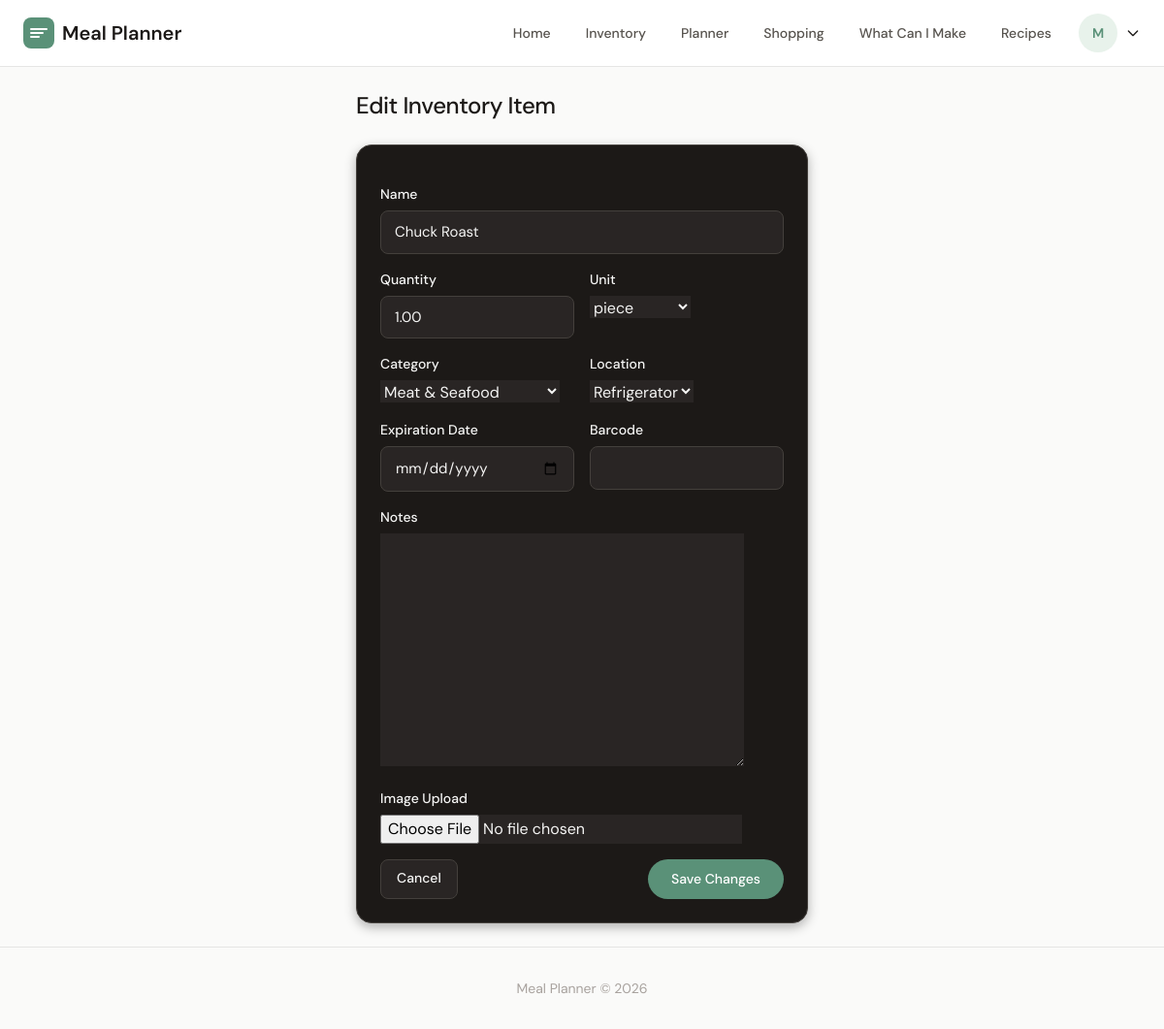
Page /inventory/1/edit/ (signed in) on the committed database.
### accounts/models.py (models this page shows, shortened)
class CustomUser(AbstractUser):
    household = models.ForeignKey(
        "household.Household",
        on_delete=models.SET_NULL,
        null=True,
        blank=True,
    )
    class Meta:
        ordering = ["email"]

### inventory/models.py (models this page shows, shortened)
class InventoryItem(models.Model):
    CATEGORY_CHOICES = [
        ("produce", "Produce"),
        ("dairy", "Dairy"),
        ("meat", "Meat & Seafood"),
        ("frozen", "Frozen"),
        ("pantry", "Pantry"),
        ("beverages", "Beverages"),
        ("condiments", "Condiments & Sauces"),
        ("snacks", "Snacks"),
        ("bakery", "Bakery"),
        ("other", "Other"),
    ]
    LOCATION_CHOICES = [
        ("pantry", "Pantry"),
        ("refrigerator", "Refrigerator"),
        ("freezer", "Freezer"),
        ("counter", "Counter"),
        ("cabinet", "Cabinet"),
    ]
    UNIT_CHOICES = [
        ("oz", "ounce"),
        ("lb", "pound"),
        ("cup", "cup"),
        ("tbsp", "tablespoon"),
        ("tsp", "teaspoon"),
        ("g", "gram"),
        ("kg", "kilogram"),
        ("ml", "milliliter"),
        ("l", "liter"),
        ("piece", "piece"),
        ("dozen", "dozen"),
        ("pack", "pack"),
        ("box", "box"),
        ("can", "can"),
        ("bottle", "bottle"),
        ("bag", "bag"),
    ]
    household = models.ForeignKey(
        Household, on_delete=models.CASCADE, related_name="inventory_items"
    )
    name = models.CharField(max_length=200, db_index=True)
    quantity = models.DecimalField(max_digits=8, decimal_places=2, default=1)
    unit = models.CharField(max_length=20, choices=UNIT_CHOICES, default="piece")
    category = models.CharField(
        max_length=20, choices=CATEGORY_CHOICES, default="other"
    )
    location = models.CharField(
        max_length=20, choices=LOCATION_CHOICES, default="pantry"
    )
    expiration_date = models.DateField(null=True, blank=True)
    notes = models.TextField(blank=True)
    image = models.ImageField(upload_to="inventory/%Y/%m/%d/", blank=True, null=True)
    barcode = models.CharField(max_length=50, blank=True, db_index=True)
    created_at = models.DateTimeField(auto_now_add=True)
    updated_at = models.DateTimeField(auto_now=True)
    class Meta:
        ordering = ["name"]
        indexes = [
            models.Index(fields=["household", "name"]),
            models.Index(fields=["household", "expiration_date"]),
        ]

### inventory/views.py (the view)
class InventoryUpdateView(LoginRequiredMixin, UpdateView):
    model = InventoryItem
    form_class = InventoryItemForm
    template_name = "inventory/inventory_form.html"
    pk_url_kwarg = "item_id"
    success_url = reverse_lazy("inventory:inventory_list")
    def get_queryset(self):
        return InventoryItem.objects.filter(household=self.request.user.household)

### templates/inventory/inventory_form.html (shortened to what this page needs)
{% extends "base.html" %}
{% block content %}
<div class="max-w-2xl mx-auto">
    <h1 class="text-2xl font-medium mb-6">{% if object %}Edit{% else %}Add{% endif %} Inventory Item</h1>
    <form method="post" enctype="multipart/form-data" class="card-dark p-6 space-y-4">
        <div class="grid md:grid-cols-2 gap-4">
            <div class="md:col-span-2">
                <label class="label-dark" for="{{ form.name.id_for_label }}"><span>Name</span></label>
                {{ form.name }}
            </div>
            <div>
                <label class="label-dark" for="{{ form.quantity.id_for_label }}"><span>Quantity</span></label>
                {{ form.quantity }}
            </div>
            <div>
                <label class="label-dark" for="{{ form.unit.id_for_label }}"><span>Unit</span></label>
                {{ form.unit }}
            </div>
            <div>
                <label class="label-dark" for="{{ form.category.id_for_label }}"><span>Category</span></label>
                {{ form.category }}
            </div>
            <div>
                <label class="label-dark" for="{{ form.location.id_for_label }}"><span>Location</span></label>
                {{ form.location }}
            </div>
            <div>
                <label class="label-dark" for="{{ form.expiration_date.id_for_label }}"><span>Expiration Date</span></label>
                {{ form.expiration_date }}
            </div>
            <div>
                <label class="label-dark" for="{{ form.barcode.id_for_label }}"><span>Barcode</span></label>
                {{ form.barcode }}
            </div>
            <div class="md:col-span-2">
                <label class="label-dark" for="{{ form.notes.id_for_label }}"><span>Notes</span></label>
                {{ form.notes }}
            </div>
            <div class="md:col-span-2">
                <label class="label-dark" for="{{ form.image.id_for_label }}"><span>Image Upload</span></label>
                {{ form.image }}
            </div>
        </div>
        <div class="flex justify-between mt-4">
            <a href="{% url 'inventory:inventory_list' %}" class="btn-ghost">Cancel</a>
            <button type="submit" class="btn-pill">{% if object %}Save Changes{% else %}Add Item{% endif %}</button>
        </div>
    </form>
</div>
{% endblock %}

### templates/base.html (shortened to what this page needs)
<!DOCTYPE html>
<html lang="en">
<head>
    <script src="https://cdn.tailwindcss.com"></script>
    </head>
    <body class="min-h-screen flex flex-col">
        <nav class="nav" x-data="{ menuOpen: false, userMenuOpen: false }">
            <div class="max-w-7xl mx-auto flex items-center justify-between">
                <div>
                    <a href="{% url 'home' %}" class="flex items-center gap-2 text-xl font-semibold" style="color: var(--text-primary); text-decoration: none;">
                        <svg class="w-8 h-8" viewBox="0 0 32 32" fill="none">
                            <rect width="32" height="32" rx="8" fill="var(--brand-primary)"/>
                            <path d="M8 12h16M8 16h12M8 20h8" stroke="white" stroke-width="2" stroke-linecap="round"/>
                        </svg>
                        <span class="hidden sm:inline">Meal Planner</span>
                    </a>
                </div>
                <div class="hidden lg:flex items-center gap-1">
                    <a href="{% url 'home' %}" class="nav-link">Home</a>
                    {% if user.is_authenticated %}
                    <a href="{% url 'inventory:inventory_list' %}" class="nav-link">Inventory</a>
                    <a href="{% url 'meal_planner:planner' %}" class="nav-link">Planner</a>
                    <a href="{% url 'shopping:week' %}" class="nav-link">Shopping</a>
                    <a href="{% url 'shopping:discovery' %}" class="nav-link">What Can I Make</a>
                    {% endif %}
                    <a href="{% url 'recipes:recipe_list' %}" class="nav-link">Recipes</a>
                    {% if user.is_authenticated %}
                    <div class="relative">
                        <button @click="userMenuOpen = !userMenuOpen" class="flex items-center gap-2 ml-2">
                            <div class="avatar">{{ user.username|slice:":1"|upper }}</div>
                            <svg class="w-4 h-4" fill="none" stroke="currentColor" viewBox="0 0 24 24">
                                <path stroke-linecap="round" stroke-linejoin="round" stroke-width="2" d="M19 9l-7 7-7-7"></path>
                            </svg>
                        </button>
                    </div>
                    {% else %}
                    <a href="{% url 'login' %}" class="nav-link">Log in</a>
                    <a href="{% url 'register' %}" class="btn-primary">Get Started</a>
                    {% endif %}
                </div>
            </div>
        </nav>
        <main class="max-w-7xl mx-auto px-4 sm:px-6 py-6 flex-1">
        {% block content %}{% endblock %}
    </main>
    <footer class="py-8 text-center" style="border-top: 1px solid var(--border-subtle);">
        <p class="text-sm" style="color: var(--text-muted);">
            Meal Planner &copy; {% now "Y" %}
        </p>
    </footer>
</body>
</html>

### templates/base.html (style rules this page uses)
:root { --brand-primary: #5a9178; --brand-hover: #487561; --brand-light: #e8f2eb; --brand-green: #3ecf8e; --accent-coral: #e07a5f; --accent-coral-light: #fceeed; --bg-page: #fafaf9; --bg-card: #ffffff; --bg-elevated: #f5f5f4; --border-subtle: #e5e5e4; --border-medium: #d6d6d5; --text-primary: #1c1917; --text-secondary: #57534e; --text-muted: #a8a29e; --text-light-gray: #78716c; --text-mid-gray: #6b7280; --text-off-white: #d1d5db; --success-bg: #dcfce7; --success-text: #16a34a; --warning-bg: #fef3c7; --warning-text: #d97706; --error-bg: #fee2e1; --error-text: #dc2626; --font-primary: 'DM Sans', 'Helvetica Neue', Helvetica, Arial, sans-serif; --font-mono: 'JetBrains Mono', 'Menlo', monospace; }
* { font-family: var(--font-primary); }
body { background-color: var(--bg-page); color: var(--text-primary); font-family: var(--font-primary); font-weight: 400; line-height: 1.50; }
h1, h2, h3, h4, h5, h6 { font-weight: 600; letter-spacing: -0.02em; }
h1 { font-size: 2.5rem; line-height: 1.1; }
.card-dark { background: #1c1917; border: 1px solid #44403c; border-radius: 16px; box-shadow: 0 4px 12px rgba(0,0,0,0.3); }
.card-dark, .card-dark * { color: #f5f5f4 !important; }
.card-dark .btn-primary, .card-dark .btn-pill { color: white !important; }
.card-dark input, .card-dark select, .card-dark textarea { background: #292524 !important; border-color: #44403c !important; color: #f5f5f4 !important; }
.card-dark input::placeholder, .card-dark textarea::placeholder { color: #78716c !important; }
.card-dark select { color: #f5f5f4 !important; }
.card-dark .link, .card-dark a { color: #3ecf8e !important; }
.card-dark .btn-ghost { background: #292524; color: #f5f5f4 !important; border: 1px solid #44403c; }
.card-dark label, .card-dark .label-dark { color: #d6d3d1 !important; }
.btn-pill { background: var(--brand-primary); color: white !important; font-family: var(--font-primary); font-weight: 500; font-size: 0.875rem; padding: 10px 24px; border: none; border-radius: 9999px; cursor: pointer; transition: all 0.2s ease; display: inline-flex; align-items: center; justify-content: center; gap: 0.5rem; }
.label-dark { display: block; font-weight: 500; margin-bottom: 6px; color: #d6d3d1 !important; font-size: 0.875rem; }
.btn-ghost { background: transparent; color: var(--text-secondary); font-family: var(--font-primary); font-weight: 500; font-size: 0.875rem; padding: 8px 16px; border: none; border-radius: 8px; cursor: pointer; transition: all 0.2s ease; }
.input { background: var(--bg-card); color: var(--text-primary); font-family: var(--font-primary); border: 1px solid var(--border-medium); border-radius: 8px; padding: 10px 14px; font-size: 0.9375rem; width: 100%; transition: all 0.2s ease; }
.input::placeholder { color: var(--text-muted); }
.nav { background: var(--bg-card); border-bottom: 1px solid var(--border-subtle); padding: 14px 24px; position: sticky; top: 0; z-index: 50; }
.nav-link { font-family: var(--font-primary); font-weight: 500; font-size: 0.875rem; color: var(--text-secondary); text-decoration: none; padding: 8px 16px; border-radius: 8px; transition: all 0.2s ease; }
.avatar { width: 40px; height: 40px; border-radius: 50%; background: var(--brand-light); color: var(--brand-primary); display: flex; align-items: center; justify-content: center; font-weight: 600; font-size: 0.875rem; }

### rows in the picture
CustomUser: username "M"
InventoryItem: name "Chuck Roast", quantity "1.00", unit "piece", category "Meat & Seafood", location "Refrigerator"
